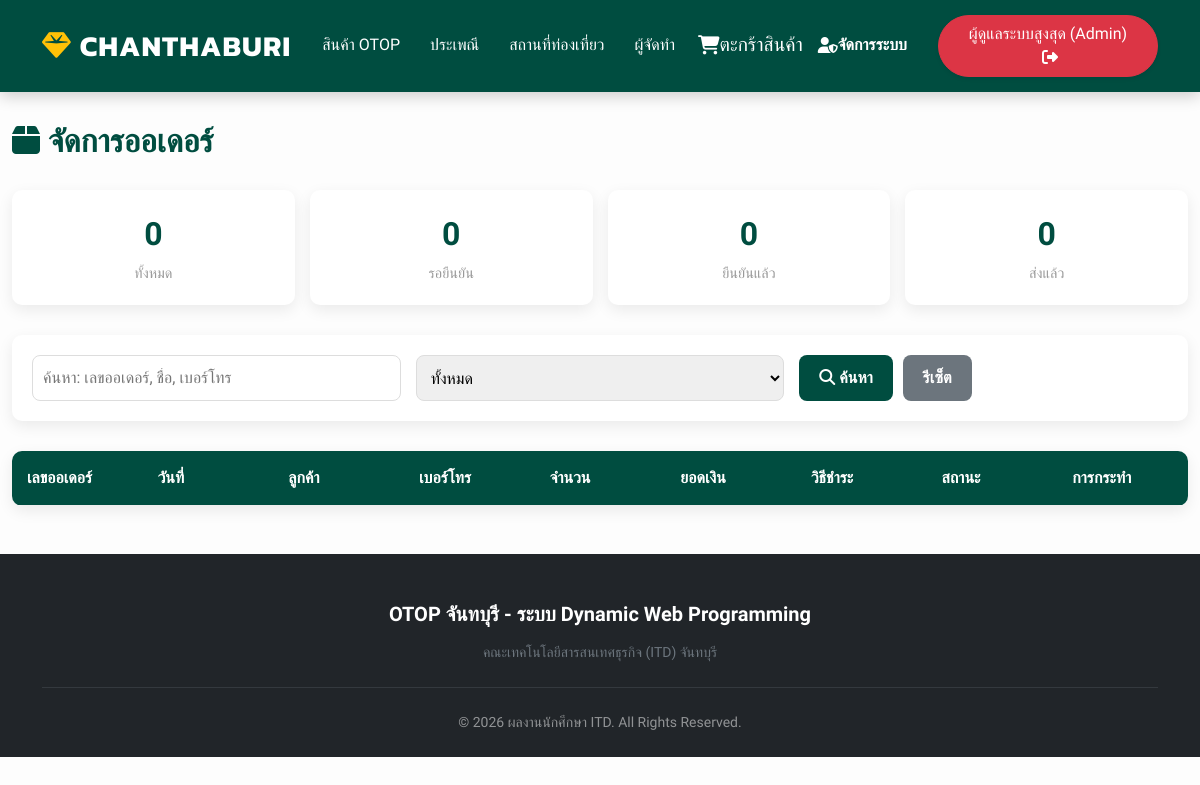
The app's page /admin_orders.php?user_id=18 (signed in), older data.
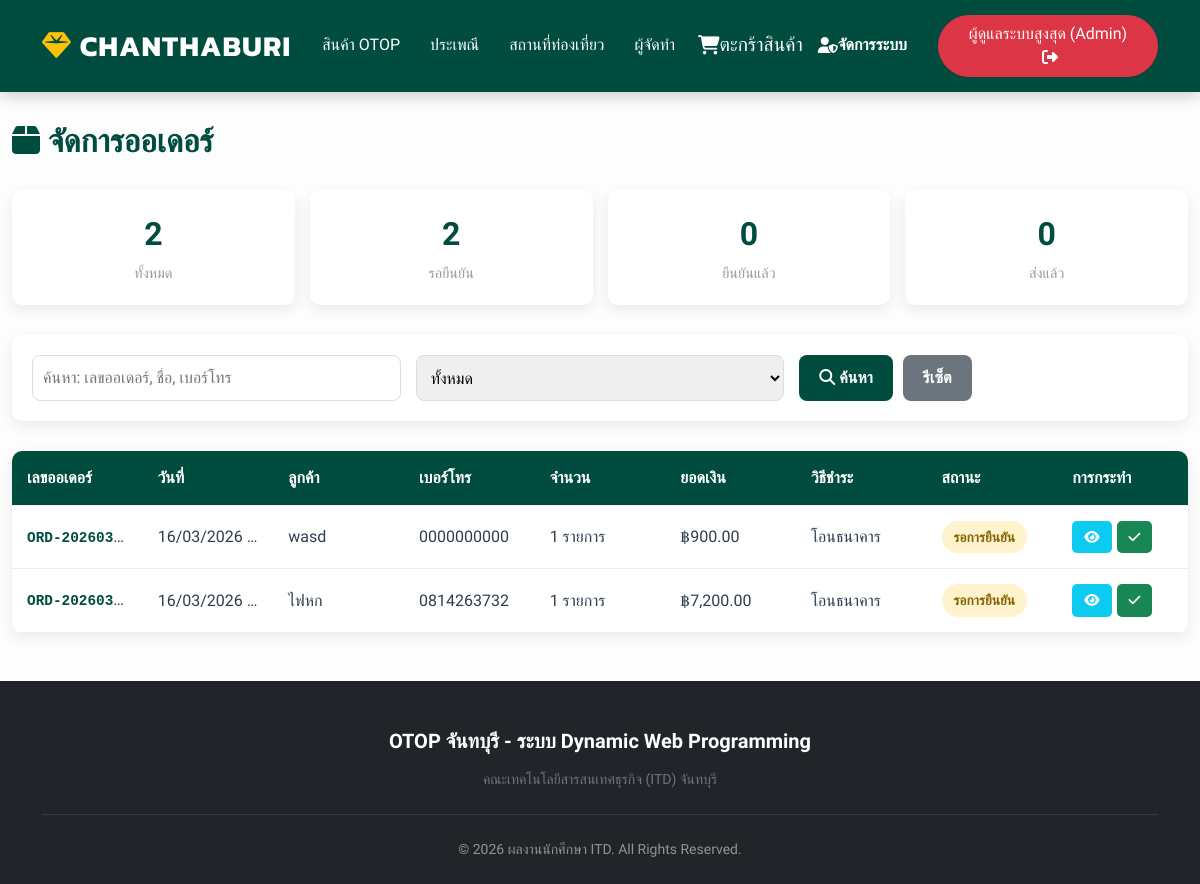
The same page, newer data.
### tables this page shows
CREATE TABLE IF NOT EXISTS `orders` (
  `id` int NOT NULL AUTO_INCREMENT,
  `user_id` int DEFAULT NULL,
  `order_number` varchar(50) NOT NULL,
  `total_amount` decimal(10,2) NOT NULL,
  `shipping_cost` decimal(10,2) DEFAULT '0.00',
  `status` varchar(50) DEFAULT 'pending',
  `payment_method` varchar(50) DEFAULT NULL,
  `customer_name` varchar(100) NOT NULL,
  `customer_email` varchar(100) DEFAULT NULL,
  `customer_phone` varchar(20) NOT NULL,
  `shipping_address` text NOT NULL,
  `notes` text,
  `created_at` timestamp NULL DEFAULT CURRENT_TIMESTAMP,
  `updated_at` timestamp NULL DEFAULT CURRENT_TIMESTAMP ON UPDATE CURRENT_TIMESTAMP,
  PRIMARY KEY (`id`),
  UNIQUE KEY `order_number` (`order_number`),
  KEY `user_id` (`user_id`),
  KEY `status` (`status`)
);

### admin_orders.php (the view, shortened to what the changed rows need)
<?php
include 'includes/header.php';
include 'includes/db_config.php';
$user_id = isset($_GET['user_id']) ? intval($_GET['user_id']) : 0;
$where = "WHERE 1=1";
if ($user_id > 0) {
    $where .= " AND user_id = $user_id";
}
$sql = "SELECT * FROM orders $where ORDER BY created_at DESC";
$result = mysqli_query($conn, $sql);
$orders = [];
while ($order = mysqli_fetch_assoc($result)) {
    $orders[] = $order;
}
$order_statuses = [
    'pending' => 'รอการยืนยัน',
    'confirmed' => 'ยืนยันแล้ว',
    'processing' => 'กำลังเตรียม',
    'shipped' => 'ส่งแล้ว',
    'delivered' => 'ส่งถึงแล้ว',
    'cancelled' => 'ยกเลิก'
];
?>
<div class="container admin-container">
    <div class="admin-header">
        <div class="admin-title">
            <h2><i class="fas fa-box me-2"></i>จัดการออเดอร์</h2>
        </div>
    </div>
    <div class="admin-stats">
        <?php
        $stats = [
            'pending' => 0,
            'confirmed' => 0,
            'shipped' => 0,
            'delivered' => 0
        ];
        foreach ($orders as $order) {
            if (isset($stats[$order['status']])) {
                $stats[$order['status']]++;
            }
        }
        ?>
        <div class="stat-box">
            <div class="stat-number"><?= count($orders) ?></div>
            <div class="stat-label">ทั้งหมด</div>
        </div>
        <div class="stat-box">
            <div class="stat-number"><?= $stats['pending'] ?></div>
            <div class="stat-label">รอยืนยัน</div>
        </div>
    </div>
    <div class="orders-table">
        <div class="table-container">
            <table>
                <thead>
                    <tr>
                        <th>เลขออเดอร์</th>
                        <th>วันที่</th>
                        <th>ลูกค้า</th>
                        <th>เบอร์โทร</th>
                        <th>จำนวน</th>
                        <th>ยอดเงิน</th>
                        <th>วิธีชำระ</th>
                        <th>สถานะ</th>
                        <th>การกระทำ</th>
                    </tr>
                </thead>
                <tbody>
                    <?php foreach ($orders as $order): ?>
                        <tr>
                            <td>
                                <span class="order-number"><?= htmlspecialchars($order['order_number']) ?></span>
                            </td>
                            <td><?= date('d/m/Y H:i', strtotime($order['created_at'])) ?></td>
                            <td><?= htmlspecialchars($order['customer_name']) ?></td>
                            <td><?= htmlspecialchars($order['customer_phone']) ?></td>
                            <td>
                                <?php
                                $count_sql = "SELECT COUNT(*) as cnt FROM order_items WHERE order_id = {$order['id']}";
                                $count_result = mysqli_query($conn, $count_sql);
                                $count_data = mysqli_fetch_assoc($count_result);
                                echo $count_data['cnt'] . ' รายการ';
                                ?>
                            </td>
                            <td>฿<?= number_format($order['total_amount'], 2) ?></td>
                            <td>
                                <?php
                                $payment_text = [
                                    'bank_transfer' => 'โอนธนาคาร',
                                    'qr_code' => 'QR Code',
                                    'cash_on_delivery' => 'COD'
                                ];
                                echo $payment_text[$order['payment_method']] ?? $order['payment_method'];
                                ?>
                            </td>
                            <td>
                                <span class="status-badge status-<?= $order['status'] ?>">
                                    <?= $order_statuses[$order['status']] ?>
                                </span>
                            </td>
                            <td>
                                <div class="action-buttons">
                                    <button class="btn-small btn-view" onclick="window.location.href='order_confirmation.php?order_id=<?= $order['id'] ?>&order_number=<?= htmlspecialchars($order['order_number']) ?>'">
                                        <i class="fas fa-eye"></i>
                                    </button>
                                    <?php if ($order['status'] === 'pending'): ?>
                                        <button class="btn-small btn-confirm" onclick="updateOrderStatus(<?= $order['id'] ?>, 'confirmed')">
                                            <i class="fas fa-check"></i>
                                        </button>
                                    <?php elseif ($order['status'] === 'confirmed'): ?>
                                        <button class="btn-small btn-ship" onclick="updateOrderStatus(<?= $order['id'] ?>, 'shipped')">
                                            <i class="fas fa-truck"></i>
                                        </button>
                                    <?php endif; ?>
                                </div>
                            </td>
                        </tr>
                    <?php endforeach; ?>
                </tbody>
            </table>
        </div>
    </div>
</div>
<?php include 'includes/footer.php'; ?>

Row changes from the older to the newer data that the page shows:
added orders: order_number "ORD-202603…", created_at "16/03/2026…", customer_name "wasd", customer_phone "0000000000", cnt "1", total_amount "900.00", payment_method "โอนธนาคาร", status "รอการยืนยัน"
added orders: order_number "ORD-202603…", created_at "16/03/2026…", customer_name "ไฟหก", customer_phone "0814263732", cnt "1", total_amount "7,200.00", payment_method "โอนธนาคาร", status "รอการยืนยัน"
Text that changed along with them:
count($orders): "0" → "2"
$stats['pending']: "0" → "2"
